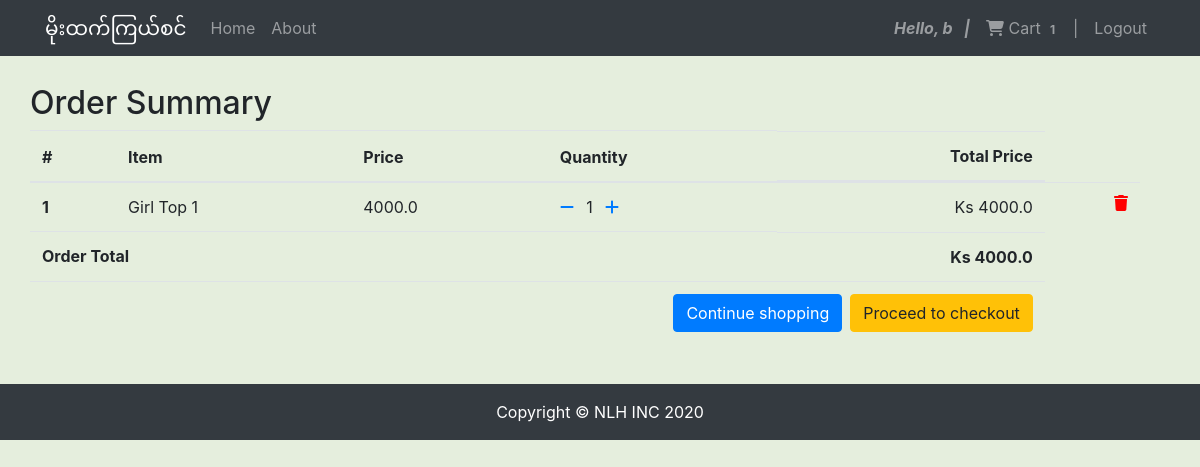
The app's page /order-summary/ (signed in) with its own data.
### core/models.py (models this page shows, shortened)
class Order(models.Model):
    user = models.ForeignKey(settings.AUTH_USER_MODEL,
                             on_delete=models.CASCADE)
    ref_code = models.CharField(max_length=20, blank=True, null=True)
    items = models.ManyToManyField(OrderItem)
    start_date = models.DateTimeField(auto_now_add=True)
    ordered_date = models.DateTimeField()
    ordered = models.BooleanField(default=False)
    def get_total(self):
        total = 0
        for order_item in self.items.all():
            total += order_item.get_total_item_price()
        return total

class OrderItem(models.Model):
    user = models.ForeignKey(settings.AUTH_USER_MODEL,
                             on_delete=models.CASCADE)
    item = models.ForeignKey(Item, on_delete=models.CASCADE)
    ordered = models.BooleanField(default=False)
    quantity = models.IntegerField(default=1)
    def get_total_item_price(self):
        return self.quantity * self.item.price

class Item(models.Model):
    name = models.CharField(max_length=200)
    price = models.FloatField()
    category = models.CharField(choices=CategoryChoice.choices, max_length=20)
    gender = models.CharField(
        choices=GenderChoice.choices,
        max_length=20,
        default='both',
        null=True
    )
    stock = models.IntegerField()
    description = models.TextField()
    image = ResizedImageField(
        size=[700, 600],
        quality=99,
        crop=['middle', 'center'],
        upload_to='images'
    )
    slug = models.SlugField(null=False, unique=True)
    rating = models.CharField(
        choices=RatingChoice.choices,
        max_length=20,
        null=True
    )

### core/views.py (the view)
# urls.py: path('order-summary/', OrderView.as_view(), name='order-summary'),
class OrderView(LoginRequiredMixin, View):
    def get(self, *args, **kwargs):
        try:
            order = Order.objects.get(user=self.request.user, ordered=False)
            context = {
                'object': order
            }
            return render(self.request, 'order.html', context)
        except ObjectDoesNotExist:
            messages.warning(self.request, "You do not have an active order")
            return render(self.request, 'order.html')

### core/templatetags/home_tags.py (called while the page is built)
@register.filter
def cart_item_count(user):
    if user.is_authenticated:
        qs = Order.objects.filter(user=user, ordered=False)
        if qs.exists():
            return qs[0].items.count()
    return 0

### core/templates/order.html (shortened to what this page needs)
{% extends 'base.html' %}
{% load static %}
{% block content %}
<div class="row table-responsive my-4">
  <h2>Order Summary</h2>
  <table class="table">
    <thead>
      <tr>
        <th scope="col">#</th>
        <th scope="col">Item</th>
        <th scope="col">Price</th>
        <th scope="col">Quantity</th>
        <th scope="col" class="d-flex flex-row-reverse">Total Price</th>
      </tr>
    </thead>
    <tbody>
      {% for order_item in object.items.all %}
      <tr>
        <th scope="row">{{ forloop.counter }}</th>
        <td>{{ order_item.item.name }}</td>
        <td>{{ order_item.item.price }}</td>
        <td>
          <a href="{% url 'core:remove-single-item-from-cart' order_item.item.slug %}">
            <i class="fas fa-minus mr-2"></i>
          </a>
          {{ order_item.quantity }}
          <a href="{% url 'core:add-to-cart' order_item.item.slug %}">
            <i class="fas fa-plus ml-2"></i>
          </a>
        </td>
        <td>
          <span class="d-flex flex-row-reverse">Ks {{ order_item.get_total_item_price }}</span>
        </td>
        <td>
          <a style='color: red;' href="{% url 'core:remove-from-cart' order_item.item.slug %}">
            <i class="fas fa-trash float-right"></i>
          </a>
        </td>
      </tr>
      {% endfor %}
      {% if object.get_total %}
      <tr>
        <td colspan="4"><b>Order Total</b></td>
        <td class="d-flex flex-row-reverse"><b>Ks {{ object.get_total }}</b></td>
      </tr>
      <tr>
        <td colspan="5">
          <a class='btn btn-warning float-right ml-2' href='/checkout/'>Proceed to checkout</a>
          <a class='btn btn-primary float-right' href='/'>Continue shopping</a>
        </td>
      </tr>
      {% endif %}
    </tbody>
  </table>
</div>
{% endblock %}

### core/templates/base.html (shortened to what this page needs)
<!DOCTYPE html>
{% load static %}
{% load home_tags %}
<html lang="en">
<head>
  <link href="{% static 'css/mystyle.css' %}" rel="stylesheet">
  <link href="{% static 'bootstrap/css/bootstrap.min.css' %}" rel="stylesheet">
</head>
<body style="padding-top: 60px; background-color: rgb(229, 238, 221);">
  <nav class="navbar navbar-expand-lg navbar-dark bg-dark fixed-top">
    <div class="container">
      <a class="navbar-brand" href="{% url 'core:home' %}">မိုးထက်ကြယ်စင်</a>
      <div class="collapse navbar-collapse" id="navbarResponsive">
        <ul class="navbar-nav">
          <li class="nav-item"><a class="nav-link" href="{% url 'core:home' %}">Home</a></li>
          <li class="nav-item"><a class="nav-link" href="{% url 'core:about' %}">About</a></li>
        </ul>
        <ul class="navbar-nav ml-auto">
          {% if user.is_authenticated %}
          <li class="nav-item">
            <a class="nav-link navbar-text font-italic font-weight-bolder"
              href="{% url 'core:profile' username=user.username %}">
              Hello, {{ user.username }} &nbsp; |
            </a>
          </li>
          <li class="nav-item">
            <a href="{% url 'core:order-summary' %}" class="nav-link waves-effect">
              <i class="fas fa-shopping-cart"></i>
              <span class="clearfix d-none d-sm-inline-block"> Cart </span>
              <span class="badge red z-depth-1 mr-1"> {{ user|cart_item_count }}</span>
              &nbsp;|
            </a>
          </li>
          <li class="nav-item"><a class="nav-link" href="{% url 'core:logout' %}">Logout</a></li>
          {% else %}
          <li class="nav-item"><a class="nav-link" href="{% url 'core:register' %}">Register</a></li>
          <li class="nav-item"><a class="nav-link" href="{% url 'core:login' %}">Login</a></li>
          {% endif %}
        </ul>
      </div>
    </div>
  </nav>
  <div class="container">
    {% block content %}
    {% endblock %}
  </div>
  <footer class="mt-3 py-3 bg-dark">
    <div class="container">
      <p class="m-0 text-center text-white">Copyright &copy; NLH INC 2020</p>
    </div>
  </footer>
</body>
</html>

### records on screen
OrderItem: item.name "Girl Top 1", item.price "4000.0", quantity "1", get_total_item_price "4000.0"
Order: get_total "4000.0"

### other values on screen
{{ user.username }} "b"
{{ user|cart_item_count }} "1"
